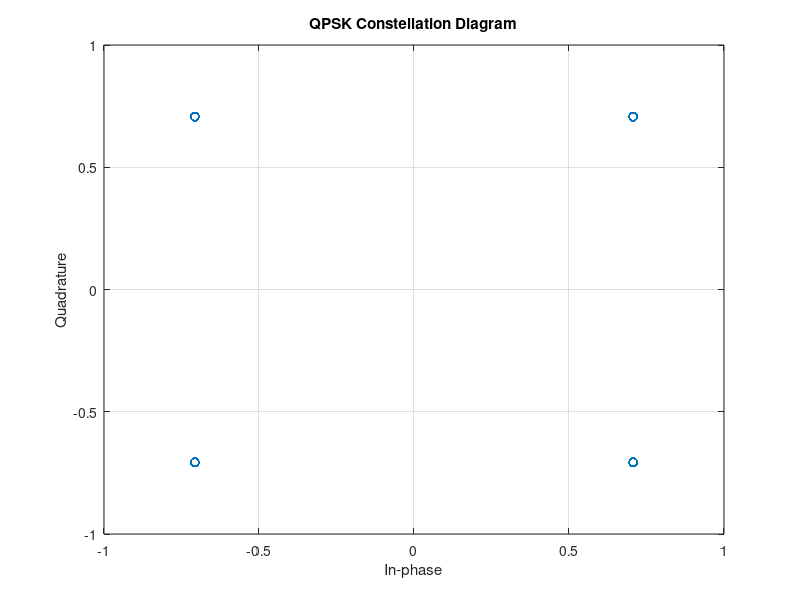
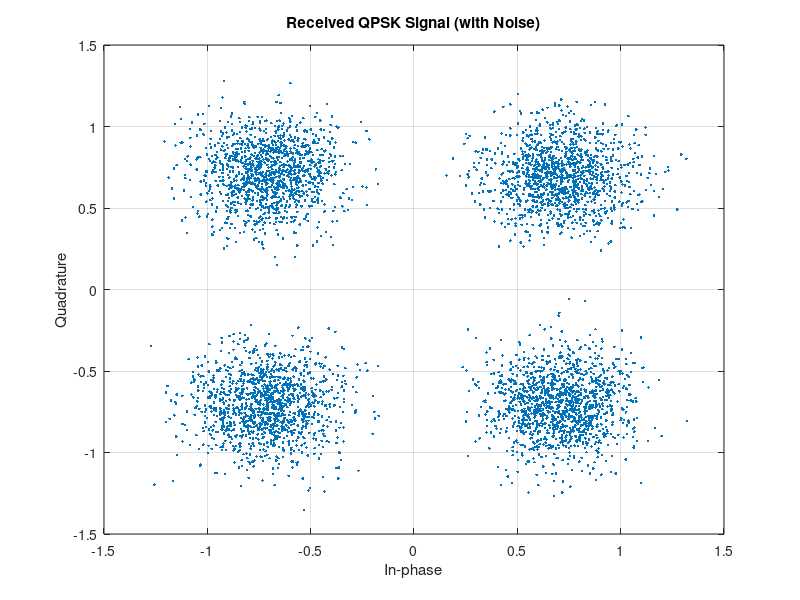
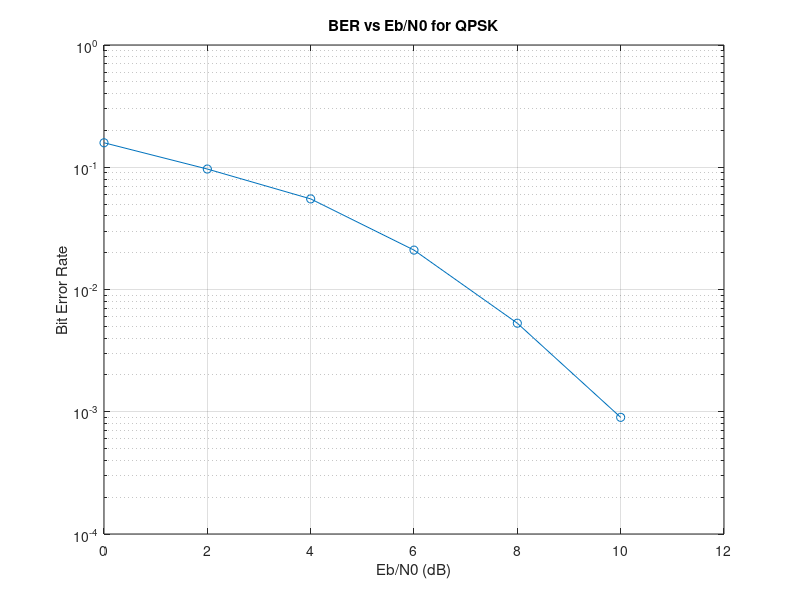

Write MATLAB code to recreate these figures, in order.
clc;
clear;
close all;

%% PARAMETERS
N = 10000;              % Number of bits (must be even)
EbN0_dB = 0:2:12;       % Eb/N0 range
BER = zeros(size(EbN0_dB));

%% TRANSMITTER
data = randi([0 1], 1, N);     % Random binary data

% Serial to Parallel (2 bits per symbol)
data_I = data(1:2:end);
data_Q = data(2:2:end);

% QPSK Mapping
I = 2*data_I - 1;
Q = 2*data_Q - 1;

% QPSK Signal (complex baseband)
qpsk_signal = (I + 1j*Q) / sqrt(2);

%% CHANNEL + RECEIVER
for i = 1:length(EbN0_dB)

    EbN0 = 10^(EbN0_dB(i)/10);
    noise_variance = 1/(2*EbN0);

    % AWGN Noise
    noise = sqrt(noise_variance) * ...
            (randn(1,length(qpsk_signal)) + ...
             1j*randn(1,length(qpsk_signal)));

    % Received Signal
    received_signal = qpsk_signal + noise;

    % Demodulation
    received_I = real(received_signal) > 0;
    received_Q = imag(received_signal) > 0;

    % Parallel to Serial
    received_data = zeros(1,N);
    received_data(1:2:end) = received_I;
    received_data(2:2:end) = received_Q;

    % BER Calculation
    BER(i) = sum(data ~= received_data) / N;
end

%% PLOTS

% Constellation Diagram
figure;
plot(real(qpsk_signal), imag(qpsk_signal), 'o');
title('QPSK Constellation Diagram');
xlabel('In-phase');
ylabel('Quadrature');
grid on;

% Received Constellation
figure;
plot(real(received_signal), imag(received_signal), '.');
title('Received QPSK Signal (with Noise)');
xlabel('In-phase');
ylabel('Quadrature');
grid on;

% BER Curve
figure;
semilogy(EbN0_dB, BER, '-o');
title('BER vs Eb/N0 for QPSK');
xlabel('Eb/N0 (dB)');
ylabel('Bit Error Rate');
grid on;
